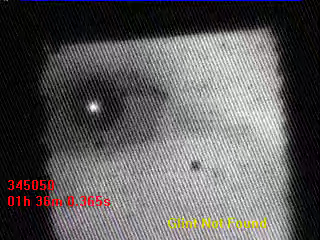
#> input picture frame 0 of input/examples/blink_0:2:05.5-0:2:06.5_11710_20200911_run1.mp4, 320 x 240 px, given in place of run1.mov, which was not available
$ jupyter execute --allow-errors Report-wf2020-10-22.ipynb   (shell and % lines are left out)   (text cells are left out)
#> lines starting #> are read from the running program, lines starting #| are printed output that depends on the picture; pictures that were not available may be replaced by others from this repository, and a replacement may not be noted
[cell 1]
import os
import sys
import cv2
import numpy as np
from matplotlib import pyplot as plt
from scipy.fftpack import rfft, irfft, fftfreq, fft

# load our code
sys.path.insert(0, os.path.abspath('../'))
from plotting import auto_draw
# specific to jupyter notebook
from jupyter_help import cvplt, cvplt_sub
#Import image processing function from optimization
# load any changes as we make them

vid_fname = "../input/run1.mov"
vs = cv2.VideoCapture(vid_fname)

[cell 2]
def get_frame(i):
    "frame at pos"
    vs.set(1, i)
    return vs.read()[1]
def avg_frame(f1,f2):
    return np.array((f1+f2)/2, dtype=int)

frames = [get_frame(i) for i in range(200,210)]

# mean each frame
#> (the rest of this cell did not finish here and is left out)

#> (a cell that did not finish here is left out)

#> (a cell that did not finish here is left out)

#> (a cell that did not finish here is left out)

[cell 6]
XMAX = 150 # lmit viewing to this width
Y = 0
#> (the rest of this cell did not finish here and is left out)

[cell 7]
mask = np.zeros((28,XMAX,3), np.uint8)
#> (the rest of this cell did not finish here and is left out)

#> (a cell that did not finish here is left out)

[cell 9]
def get_frame_sm_gray(i):
    "frame at pos"
    vs.set(1, i)
    frm = vs.read()[1]
    # sm = frm[2:30, 0:frm.shape[1]]
    sm = frm
    gry = np.mean(sm, axis=2)
    return gry

#> (the rest of this cell did not finish here and is left out)

#> (a cell that did not finish here is left out)

#> (a cell that did not finish here is left out)

[cell 12]
img_time = np.stack([get_frame_sm_gray(i) for i in range(0,300)],axis=2)
#> call 2 of get_frame_sm_gray, with i = 0
#> in get_frame_sm_gray, frm is the input picture: shape (240, 320, 3); mean B, G, R 91.9, 91.2, 93.6
#> call 4 of get_frame_sm_gray, with i = 2
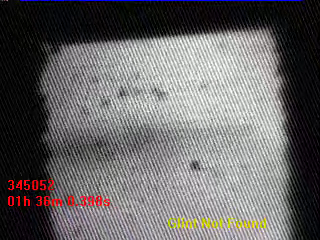
#> input picture frame 2 of input/examples/blink_0:2:05.5-0:2:06.5_11710_20200911_run1.mp4, 320 x 240 px, given in place of run1.mov, which was not available
#> in get_frame_sm_gray, frm is the input picture: shape (240, 320, 3); mean B, G, R 102.5, 101.9, 104.2
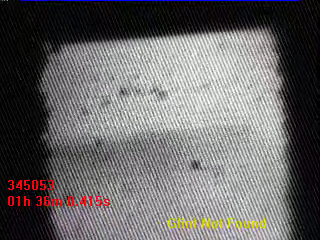
#> input picture frame 3 of input/examples/blink_0:2:05.5-0:2:06.5_11710_20200911_run1.mp4, 320 x 240 px, given in place of run1.mov, which was not available
#> in get_frame_sm_gray, frm is the input picture: shape (240, 320, 3); mean B, G, R 103, 102.4, 104.5
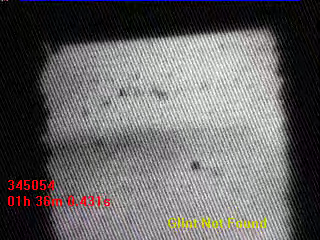
#> input picture frame 4 of input/examples/blink_0:2:05.5-0:2:06.5_11710_20200911_run1.mp4, 320 x 240 px, given in place of run1.mov, which was not available
#> in get_frame_sm_gray, frm is the input picture: shape (240, 320, 3); mean B, G, R 100, 99.5, 101.6
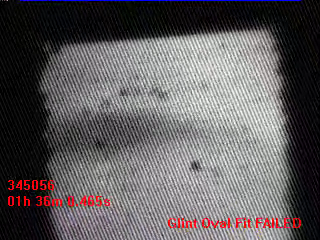
#> input picture frame 6 of input/examples/blink_0:2:05.5-0:2:06.5_11710_20200911_run1.mp4, 320 x 240 px, given in place of run1.mov, which was not available
#> in get_frame_sm_gray, frm is the input picture: shape (240, 320, 3); mean B, G, R 94.5, 92.7, 96.7
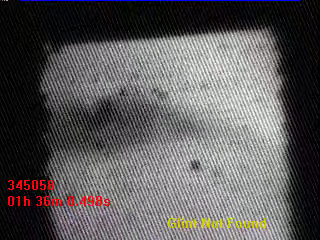
#> input picture frame 8 of input/examples/blink_0:2:05.5-0:2:06.5_11710_20200911_run1.mp4, 320 x 240 px, given in place of run1.mov, which was not available
#> in get_frame_sm_gray, frm is the input picture: shape (240, 320, 3); mean B, G, R 90.1, 89.2, 91.8
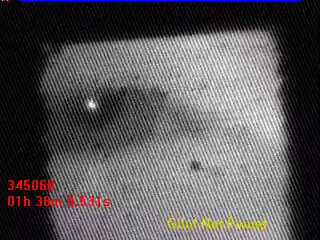
#> input picture frame 10 of input/examples/blink_0:2:05.5-0:2:06.5_11710_20200911_run1.mp4, 320 x 240 px, given in place of run1.mov, which was not available
#> in get_frame_sm_gray, frm is the input picture: shape (240, 320, 3); mean B, G, R 88, 87, 89.7
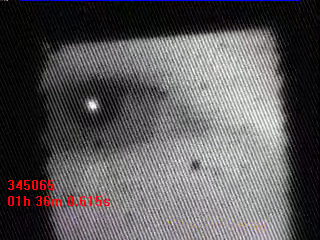
#> input picture frame 15 of input/examples/blink_0:2:05.5-0:2:06.5_11710_20200911_run1.mp4, 320 x 240 px, given in place of run1.mov, which was not available
#> in get_frame_sm_gray, frm is the input picture: shape (240, 320, 3); mean B, G, R 89.4, 87.4, 90.1
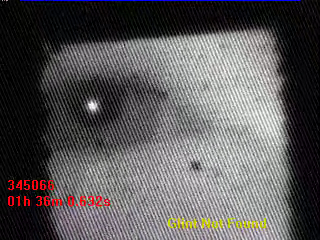
#> input picture frame 16 of input/examples/blink_0:2:05.5-0:2:06.5_11710_20200911_run1.mp4, 320 x 240 px, given in place of run1.mov, which was not available
#> in get_frame_sm_gray, frm is the input picture: shape (240, 320, 3); mean B, G, R 88.7, 87.7, 90.4
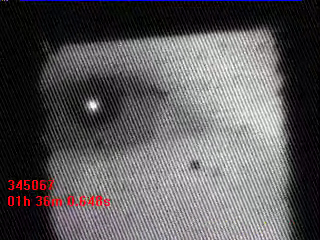
#> input picture frame 17 of input/examples/blink_0:2:05.5-0:2:06.5_11710_20200911_run1.mp4, 320 x 240 px, given in place of run1.mov, which was not available
#> in get_frame_sm_gray, frm is the input picture: shape (240, 320, 3); mean B, G, R 91, 88.9, 91.7
#> in get_frame_sm_gray (call 20), `gry = np.mean(sm, axis=2)`:
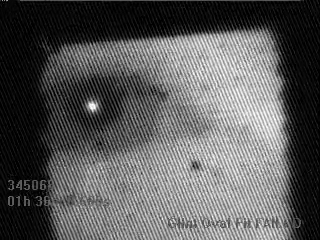
#> gry: shape (240, 320) float64; min 0, max 255, mean 90.3

$ run again, starting later in the video
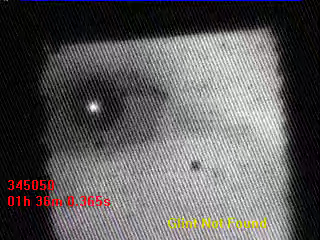
#> input picture frame 0 of input/examples/blink_0:2:05.5-0:2:06.5_11710_20200911_run1.mp4, 320 x 240 px, given in place of run1.mov, which was not available
#> in get_frame_sm_gray, frm is the input picture: shape (240, 320, 3); mean B, G, R 91.9, 91.2, 93.6
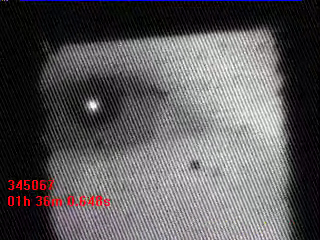
#> input picture frame 17 of input/examples/blink_0:2:05.5-0:2:06.5_11710_20200911_run1.mp4, 320 x 240 px, given in place of run1.mov, which was not available
#> in get_frame_sm_gray, frm is the input picture: shape (240, 320, 3); mean B, G, R 91, 88.9, 91.7
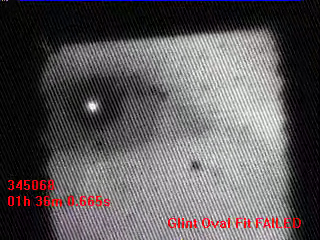
#> input picture frame 18 of input/examples/blink_0:2:05.5-0:2:06.5_11710_20200911_run1.mp4, 320 x 240 px, given in place of run1.mov, which was not available
#> in get_frame_sm_gray, frm is the input picture: shape (240, 320, 3); mean B, G, R 90.3, 88.2, 92.5

$ run again, starting later in the video
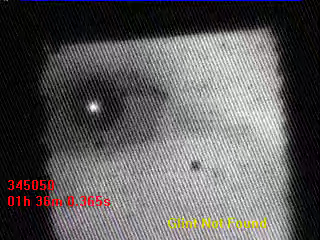
#> input picture frame 0 of input/examples/blink_0:2:05.5-0:2:06.5_11710_20200911_run1.mp4, 320 x 240 px, given in place of run1.mov, which was not available
#> in get_frame_sm_gray, frm is the input picture: shape (240, 320, 3); mean B, G, R 91.9, 91.2, 93.6
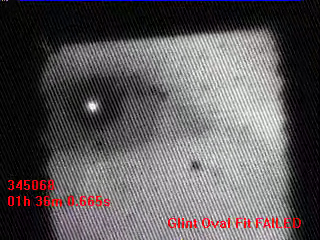
#> input picture frame 18 of input/examples/blink_0:2:05.5-0:2:06.5_11710_20200911_run1.mp4, 320 x 240 px, given in place of run1.mov, which was not available
#> in get_frame_sm_gray, frm is the input picture: shape (240, 320, 3); mean B, G, R 90.3, 88.2, 92.5
